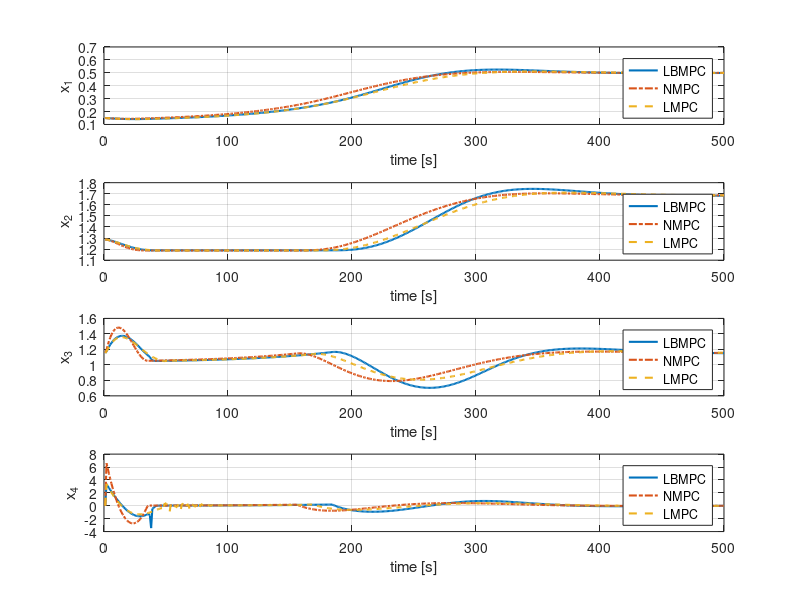

Here is the MATLAB script that generated this plot:
load('DSS_tLMPC.mat'); load('DSS_tNMPC.mat'); load('DMS_tLBMPC_q50.mat');
[l,n]=size(xl);
figure;
    for i=1:l
        subplot(l,1,i);
        plot(xlo(i,:),'Linewidth',1.5); hold on;
        plot(xnl(i,:),'Linewidth',1.5,'LineStyle','-.'); hold on;
        plot(xl(i,:),'Linewidth',1.5,'LineStyle','--'); hold on;
        grid on
        xlabel('time [s]');
        if i<=n
            lableTex = ['x_{',num2str(i),'}'];
        else
            lableTex = ['u_{',num2str(i-n),'}'];
        end
        ylabel(lableTex,'Interpreter','tex' );
        legend('LBMPC','NMPC','LMPC')
    end
